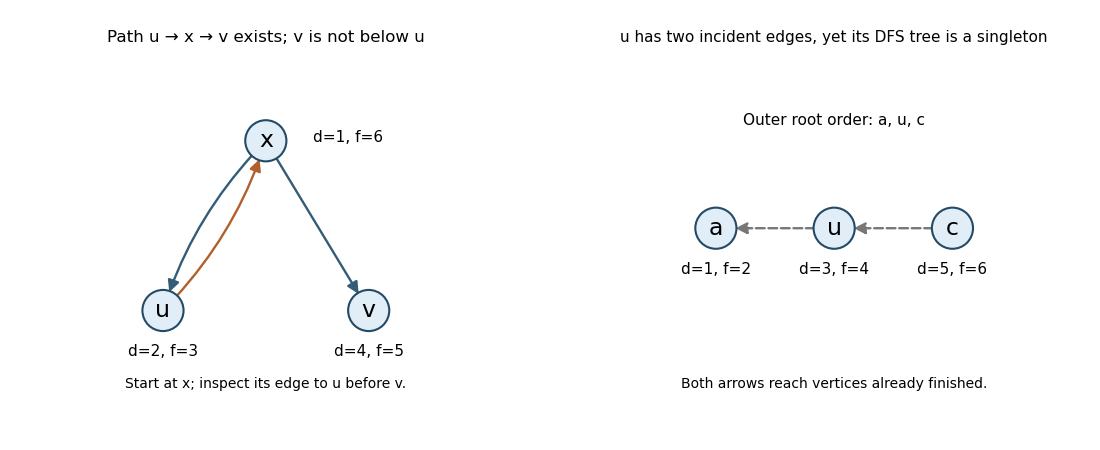

Generate this figure with Python:
"""Original directed-graph counterexamples; save PNG in the current directory."""
from pathlib import Path
import matplotlib
matplotlib.use('Agg')
import matplotlib.pyplot as plt
from matplotlib.patches import Circle,FancyArrowPatch

fig,axes=plt.subplots(1,2,figsize=(11,4.5),dpi=100)
for ax in axes:ax.set(xlim=(-1.8,1.8),ylim=(-1.7,1.8));ax.axis('off');ax.set_aspect('equal')
def node(ax,xy,name,times,color='#e1edf7'):
 ax.add_patch(Circle(xy,.2,facecolor=color,edgecolor='#244a66',lw=1.5,zorder=3))
 ax.text(*xy,name,ha='center',va='center',fontsize=17,zorder=4)
 ax.text(xy[0]+.8 if name=='x' else xy[0],xy[1]+.03 if name=='x' else xy[1]-.4,times,ha='center',va='center',fontsize=11)
def edge(ax,p,q,rad=0,color='#345c77',style='-'):
 ax.add_patch(FancyArrowPatch(p,q,arrowstyle='-|>',mutation_scale=17,shrinkA=14,shrinkB=14,connectionstyle=f'arc3,rad={rad}',lw=1.7,color=color,linestyle=style,zorder=2))
ax=axes[0];x=(0,1);u=(-1,-.65);v=(1,-.65)
edge(ax,x,u,.12);edge(ax,u,x,.12,color='#b1602d');edge(ax,x,v)
node(ax,x,'x','d=1, f=6');node(ax,u,'u','d=2, f=3');node(ax,v,'v','d=4, f=5')
ax.set_title('Path u → x → v exists; v is not below u',fontsize=12,pad=12)
ax.text(0,-1.4,'Start at x; inspect its edge to u before v.',ha='center',fontsize=10)
ax=axes[1];a=(-1.15,.15);u=(0,.15);c=(1.15,.15)
edge(ax,u,a,color='#777',style='--');edge(ax,c,u,color='#777',style='--')
node(ax,a,'a','d=1, f=2');node(ax,u,'u','d=3, f=4');node(ax,c,'c','d=5, f=6')
ax.set_title('u has two incident edges, yet its DFS tree is a singleton',fontsize=11,pad=12)
ax.text(0,1.15,'Outer root order: a, u, c',ha='center',fontsize=11)
ax.text(0,-1.4,'Both arrows reach vertices already finished.',ha='center',fontsize=10)
fig.subplots_adjust(left=.035,right=.965,bottom=.07,top=.87,wspace=.25)
fig.savefig(Path.cwd()/'algorithms-resit-dfs-counterexamples.png',facecolor='white')
